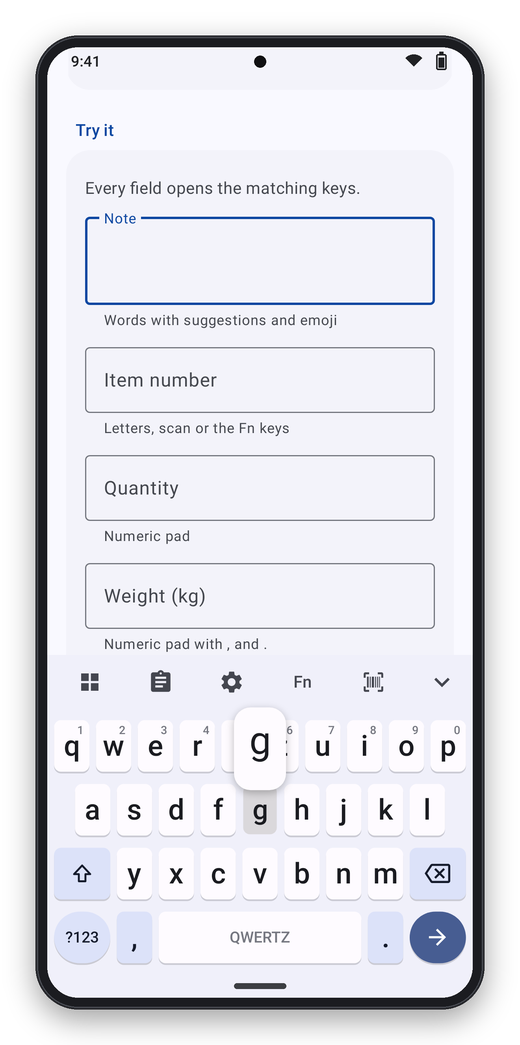
#> input picture docs/images/screen-alpha.png, 520 x 1045 px, given in place of alpha.png, which was not available
$ python compose.py ../../docs/images/screen-alpha.png
#> lines starting #> are read from the running program, lines starting #| are printed output that depends on the picture; after the words box and inside, x2 and y2 are one past the last pixel; in counts of white or black regions, pixels touching at a corner belong together
"""Compose the documentation images: system bars, device frames, hero banner, comparisons.

Usage: python tools/screenshots/compose.py <repo>
Input: app/build/screenshots (rendered by `./gradlew recordRoborazziDebug -Pscreenshots`).
Fonts: Roboto from FONTS_DIR (default C:/Windows/Fonts/).
"""
import os
import pathlib
import sys

from PIL import Image, ImageDraw, ImageFilter, ImageFont

repo = pathlib.Path(sys.argv[1])
raw = repo / "app" / "build" / "screenshots"
out = repo / "docs" / "images"
out.mkdir(parents=True, exist_ok=True)

FONTS = os.environ.get("FONTS_DIR", "C:/Windows/Fonts/").rstrip("/") + "/"
DP = 3  # rendered at xxhdpi
STATUS_H = 24 * DP
NAV_H = 20 * DP


def font(name, size):
    return ImageFont.truetype(FONTS + name, size)


def load(name):
#> called with name = 'alpha'
    return Image.open(raw / f"{name}.png").convert("RGB")
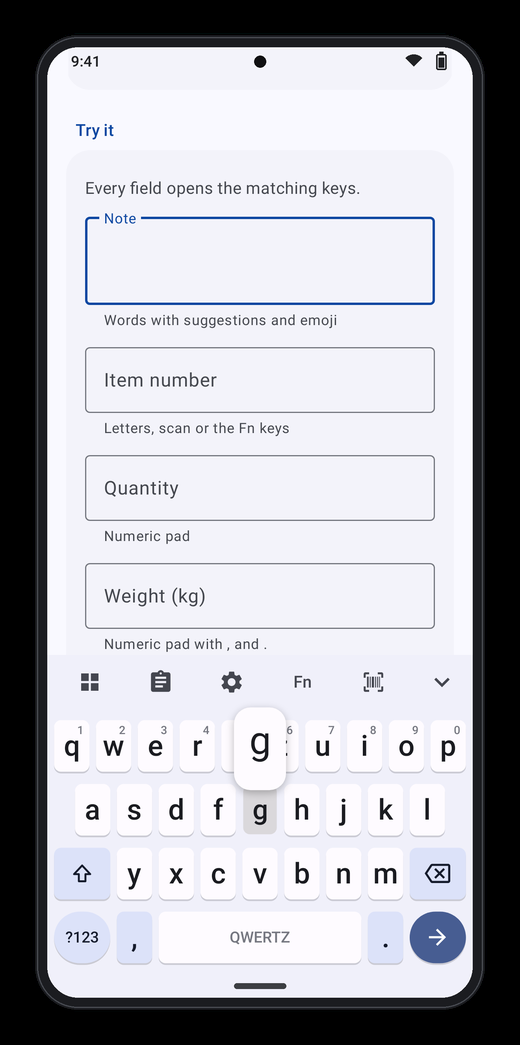
#> returned value: PIL image 520x1045 RGB; mean R, G, B 177.1, 177.4, 183.6


def luminance(rgb):
    return 0.299 * rgb[0] + 0.587 * rgb[1] + 0.114 * rgb[2]


def save(img, name, width=None):
    if width:
        img = img.resize((width, round(img.height * width / img.width)), Image.LANCZOS)
    img.save(out / name, optimize=True)
    print(name, img.size)
    return img


# --------------------------------------------------------------------------- device frames

def with_system_bars(screen):
    """Adds a status bar (continuing the top row's colors) and a gesture navigation bar."""
    w, h = screen.size
#> w = 520; h = 1045
    top = screen.crop((0, 0, w, 1)).resize((w, STATUS_H))
#> top: PIL image 520x72 RGB; every value is 0
    bottom = screen.crop((0, h - 1, w, h)).resize((w, NAV_H))
#> bottom: PIL image 520x60 RGB; every value is 0
    canvas = Image.new("RGB", (w, h + STATUS_H + NAV_H))
#> canvas: PIL image 520x1177 RGB; every value is 0
    canvas.paste(top, (0, 0))
    canvas.paste(screen, (0, STATUS_H))
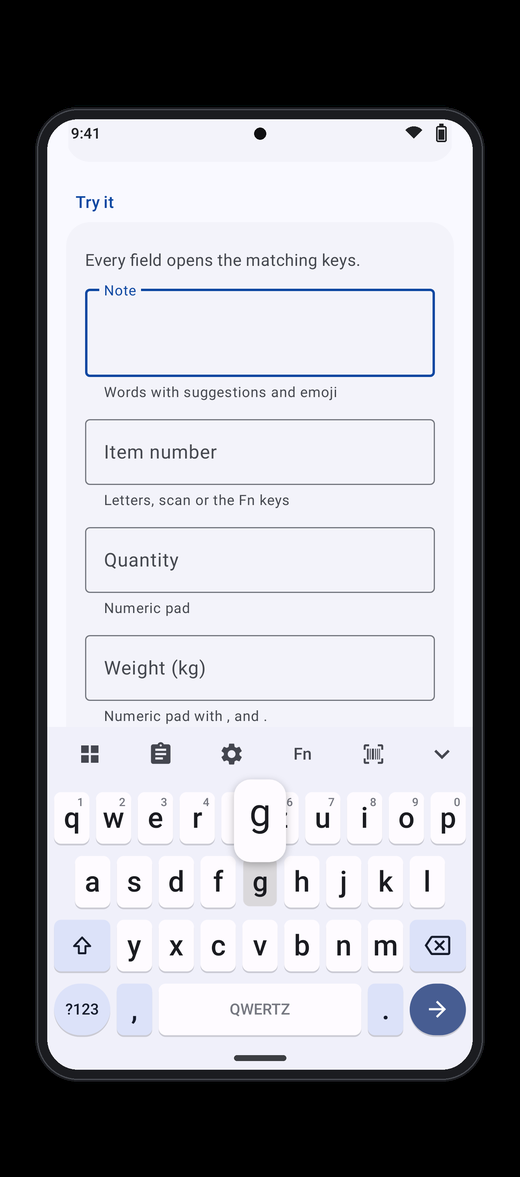
#> canvas: PIL image 520x1177 RGB; mean R, G, B 157.2, 157.5, 163
    canvas.paste(bottom, (0, STATUS_H + h))
    draw = ImageDraw.Draw(canvas)

    icon = (255, 255, 255) if luminance(top.resize((1, 1)).getpixel((0, 0))) < 150 else (32, 33, 36)
#> icon = (255, 255, 255)
    cy = STATUS_H // 2
    draw.text((60, cy), "9:41", font=font("Roboto-Medium.ttf", 38), fill=icon, anchor="lm")
    wx = w - 150
#> wx = 370
    draw.pieslice([wx - 30, cy - 18, wx + 30, cy + 42], 225, 315, fill=icon)
    bx = w - 80
#> bx = 440
    draw.rounded_rectangle([bx - 13, cy - 19, bx + 13, cy + 21], radius=5, outline=icon, width=4)
    draw.rectangle([bx - 5, cy - 25, bx + 5, cy - 19], fill=icon)
    draw.rectangle([bx - 7, cy - 10, bx + 7, cy + 15], fill=icon)

    pill = (255, 255, 255) if luminance(bottom.resize((1, 1)).getpixel((0, 0))) < 150 else (60, 62, 66)
#> pill = (255, 255, 255)
    py = h + STATUS_H + NAV_H // 2
#> py = 1147
    draw.rounded_rectangle([w // 2 - 66, py - 7, w // 2 + 66, py + 7], radius=7, fill=pill)
    return canvas


def device(screen, radius=78, bezel=30):
#> called with radius = 78, bezel = 30
    w, h = screen.size
#> w = 520; h = 1177
    W, H = w + 2 * bezel, h + 2 * bezel
#> W = 580; H = 1237
    body = Image.new("RGBA", (W, H), (0, 0, 0, 0))
#> body: PIL image 580x1237 RGBA; every value is 0
    draw = ImageDraw.Draw(body)
    draw.rounded_rectangle([0, 0, W - 1, H - 1], radius=radius + bezel, fill=(27, 28, 32, 255))
    draw.rounded_rectangle([4, 4, W - 5, H - 5], radius=radius + bezel - 4, outline=(74, 77, 84, 255), width=3)
    mask = Image.new("L", (w, h), 0)
#> mask: PIL image 520x1177 L; every value is 0
    ImageDraw.Draw(mask).rounded_rectangle([0, 0, w - 1, h - 1], radius=radius, fill=255)
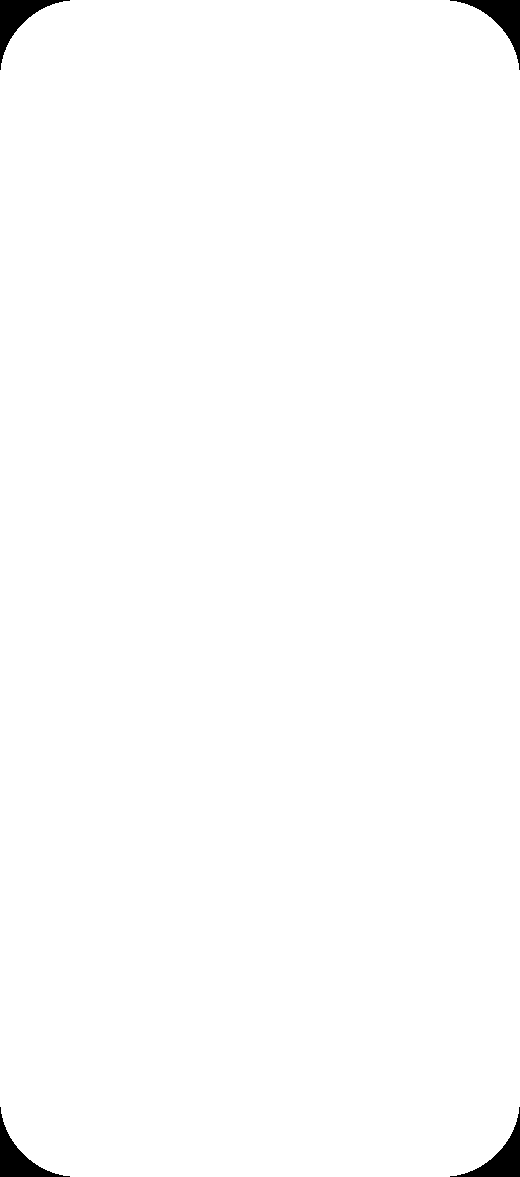
#> mask: PIL image 520x1177 L; 99.1% white; 4 black regions, box (x1, y1, x2, y2) and area: (0, 0, 70, 70) 1327, (450, 0, 520, 70) 1327, (0, 1107, 70, 1177) 1327, (450, 1107, 520, 1177) 1327
    body.paste(screen, (bezel, bezel), mask)
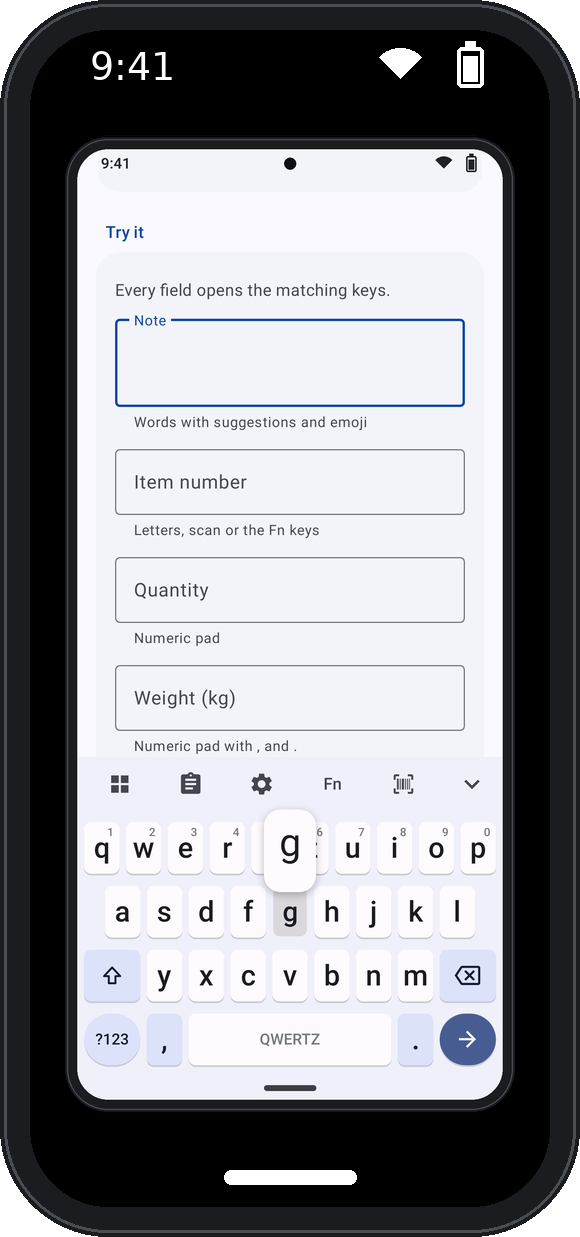
#> body: PIL image 580x1237 RGBA; mean R, G, B, A 140.1, 140.5, 145.8, 251.4; transparent parts drawn white
    cx = W // 2
#> cx = 290
    draw.ellipse([cx - 15, bezel + STATUS_H // 2 - 15, cx + 15, bezel + STATUS_H // 2 + 15], fill=(16, 16, 18, 255))
    return body


def with_shadow(img, blur=36, offset=(0, 26), opacity=95, margin=90):
#> called with blur = 36, offset = (0, 26), opacity = 95, margin = 90
    W, H = img.size
#> W = 580; H = 1237
    canvas = Image.new("RGBA", (W + 2 * margin, H + 2 * margin), (0, 0, 0, 0))
#> canvas: PIL image 760x1417 RGBA; every value is 0
    silhouette = Image.new("RGBA", img.size, (0, 0, 0, 0))
    silhouette.putalpha(img.split()[3].point(lambda a: opacity if a > 0 else 0))
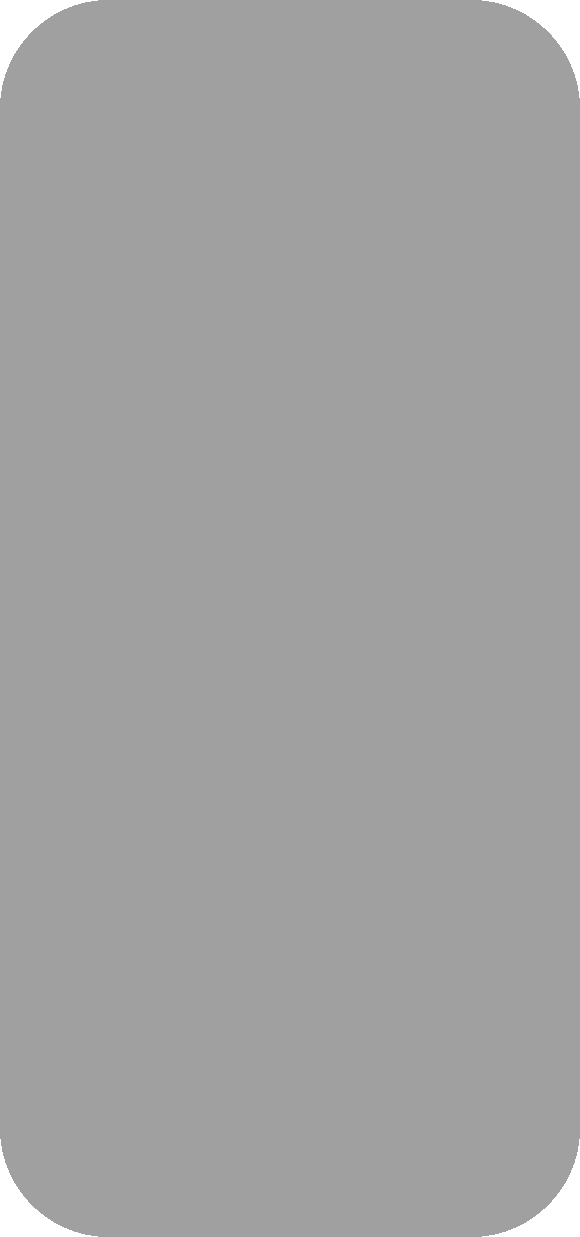
#> silhouette: PIL image 580x1237 RGBA; mean R, G, B, A 0, 0, 0, 93.7; transparent parts drawn white
    shadow = Image.new("RGBA", canvas.size, (0, 0, 0, 0))
    shadow.alpha_composite(silhouette, (margin + offset[0], margin + offset[1]))
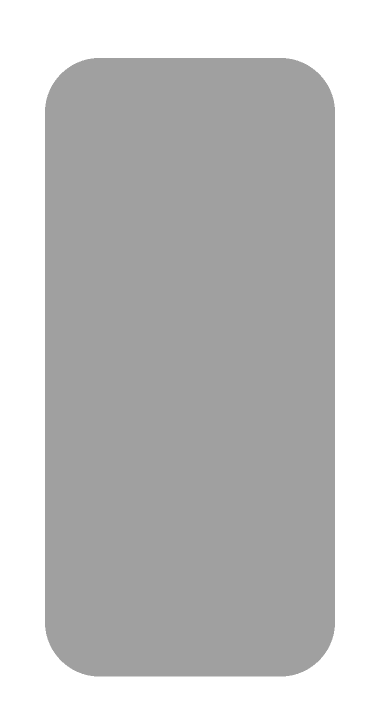
#> shadow: PIL image 760x1417 RGBA (shown at 1/2 size); mean R, G, B, A 0, 0, 0, 62.4; transparent parts drawn white
    canvas.alpha_composite(shadow.filter(ImageFilter.GaussianBlur(blur)))
    canvas.alpha_composite(img, (margin, margin))
    return canvas


SCREENS = ["alpha", "alternatives", "numeric", "scan", "function", "custom", "setup", "settings"]
devices = {}
for name in SCREENS:
    devices[name] = with_shadow(device(with_system_bars(load(name))))
    save(devices[name], f"screen-{name}.png", width=520)
#> in save, `img = img.resize((width, round(img.height * width / img.width)), Image..`:
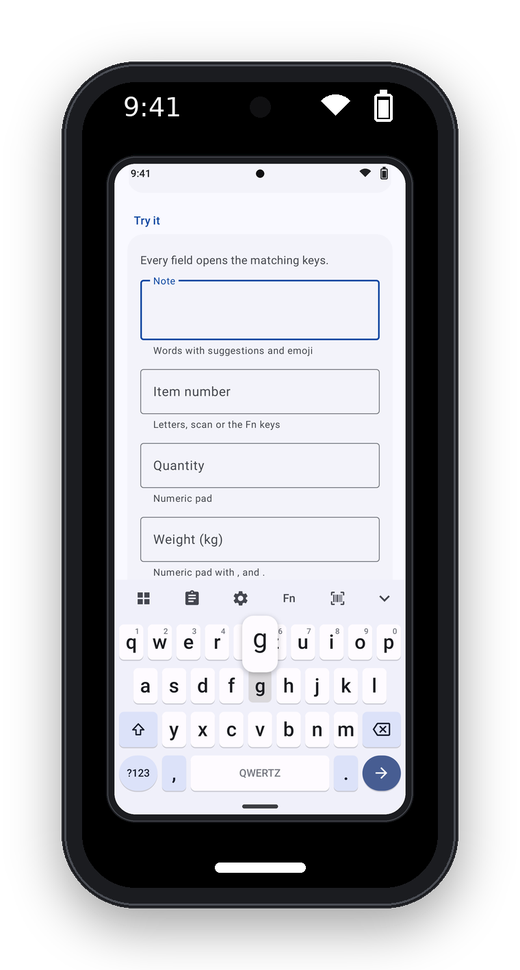
#> img: PIL image 520x970 RGBA; mean R, G, B, A 93.4, 93.6, 97.2, 172.1; transparent parts drawn white
#| screen-alpha.png (520, 970)
#> pass 2 of the loop `for name in SCREENS:`:
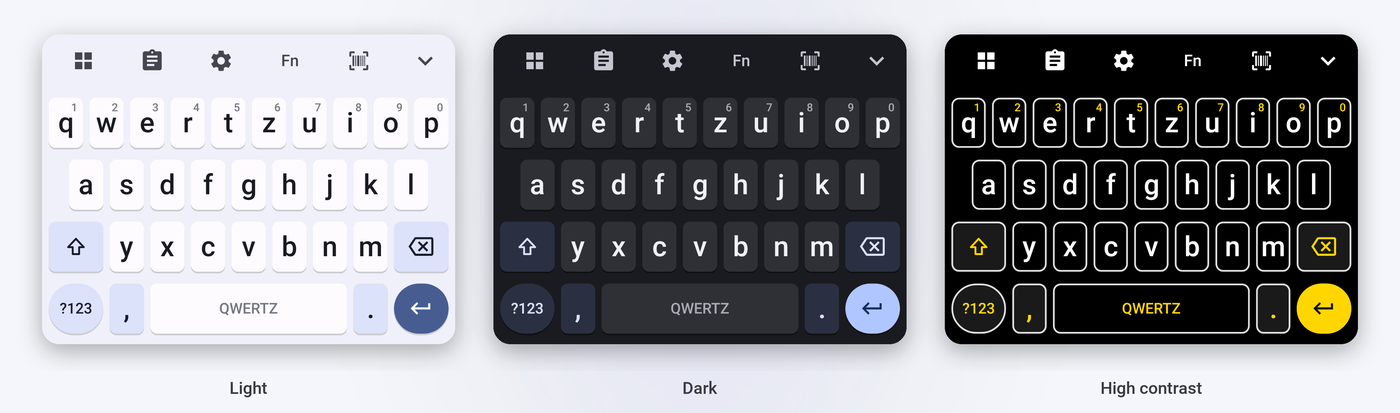
#> input picture docs/images/themes.png, 1400 x 413 px, given in place of alternatives.png, which was not available
#> in load, returned value is the input picture: PIL image 1400x413 RGB; mean R, G, B 146.8, 147.5, 152
#> top: PIL image 1400x72 RGB
#> bottom: PIL image 1400x60 RGB
#> in device (call 2), `w, h = screen.size`: w = 1400; h = 545
#> in device (call 2), `W, H = w + 2 * bezel, h + 2 * bezel`: W = 1460; H = 605
#> in device (call 2), `ImageDraw.Draw(mask).rounded_rectangle([0, 0, w - 1, h - 1], radius=ra..`:
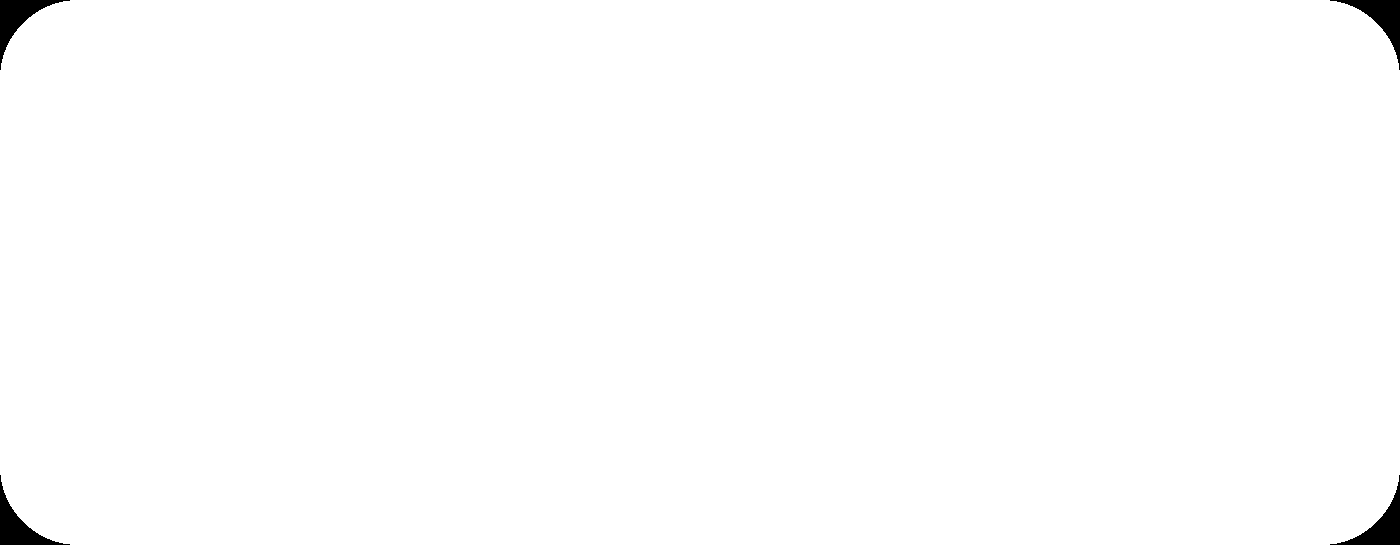
#> mask: PIL image 1400x545 L; 99.3% white; 4 black regions, box (x1, y1, x2, y2) and area: (0, 0, 70, 70) 1327, (1330, 0, 1400, 70) 1327, (0, 475, 70, 545) 1327, (1330, 475, 1400, 545) 1327
#> screen: PIL image 1400x545 RGB
#> cx = 730
#> silhouette: PIL image 1460x605 RGBA
#> shadow: PIL image 1640x785 RGBA
#> in save (call 2), `img = img.resize((width, round(img.height * width / img.width)), Image..`:
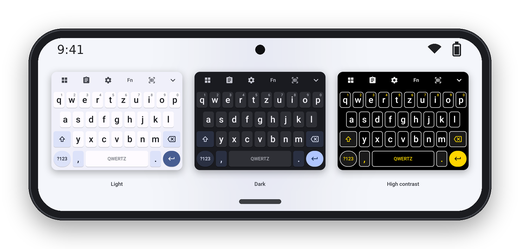
#> img: PIL image 520x249 RGBA; mean R, G, B, A 101.9, 102.6, 105.8, 177.7; transparent parts drawn white
#| screen-alternatives.png (520, 249)
#> (the run stopped early here; a loop or call above may not have finished)
